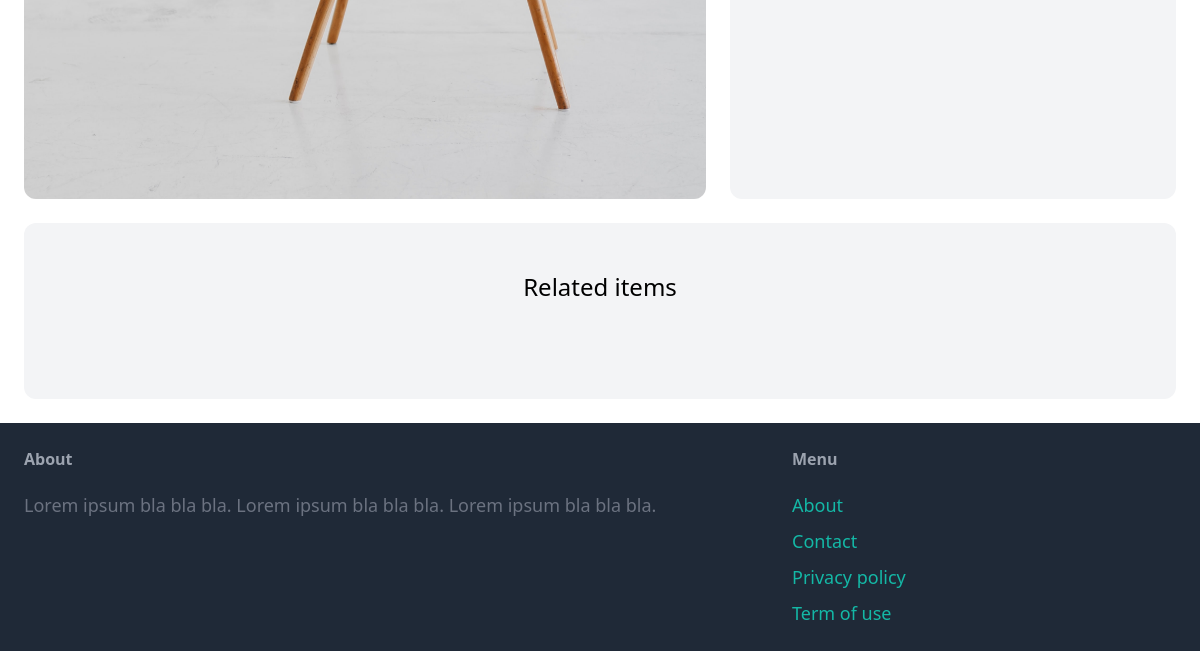
The page /items/2/ (lower part) on the database as committed earlier.
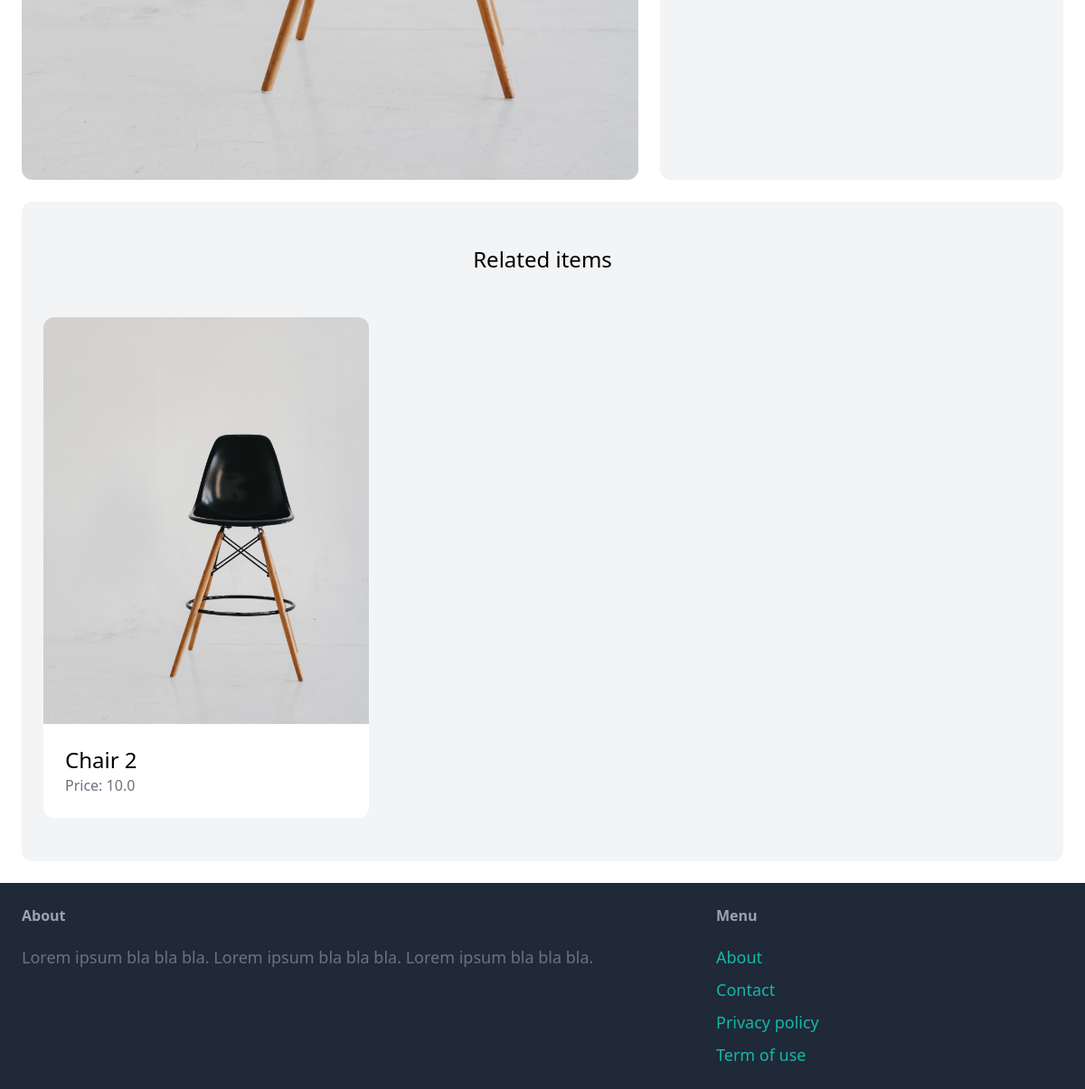
The same page on the database as committed later.
### item/models.py (models this page shows)
class Item(models.Model):
    name = models.CharField(max_length=255)
    description = models.TextField(blank=True, null=True)
    price = models.FloatField()
    is_sold = models.BooleanField(default=False)
    created_at = models.DateTimeField(auto_now_add=True)
    created_by = models.ForeignKey(User, related_name="items", on_delete=models.CASCADE)
    category = models.ForeignKey(Category, related_name="items",on_delete=models.CASCADE)
    image = models.ImageField(upload_to="item_images", blank=True, null=True)

### item/views.py (the view)
# urls.py: path('<int:pk>/', views.details, name="detail"),
def details(request, pk):
    item = get_object_or_404(Item, pk=pk)
    related_items = Item.objects.filter(category = item.category, is_sold=False).exclude(pk=pk)[0:3]
    return render(request, 'item/detail.html', {
        'item': item,
        'related_items': related_items,
    })

### item/templates/item/detail.html (shortened to what this page needs)
{% extends 'core/base.html' %}
{% block content %}
<div class="grid grid-cols-5 gap-6">
    <div class="col-span-3">
        <img src="{{ item.image.url }}" class="rounded-xl">
    </div>
    <div class="col-span-2 p-6 bg-gray-100 rounded-xl">
    </div>
</div>
<div class="mt-6 px-6 py-12 bg-gray-100 rounded-xl">
    <h2 class="mb-12 text-2xl text-center">Related items</h2>
    <div class="grid grid-cols-3 gap-3">
        {% for item in related_items %}
            <div>
                <a href="{% url 'item:detail' item.id %}">
                    <div>
                        <img src="{{ item.image.url }}" class="rounded-t-xl">
                    </div>
                    <div class="p-6 bg-white rounded-b-xl">
                        <h2 class="text-2xl">{{ item.name }}</h2>
                        <p class="text-gray-500">Price: {{ item.price }}</p>
                    </div>
                </a>
            </div>
        {% endfor %}
    </div>
</div>
{% endblock %}

Rows that differ between the two databases and show on the page:
added Item: image (picture), name "Chair 2", price "10.0"
